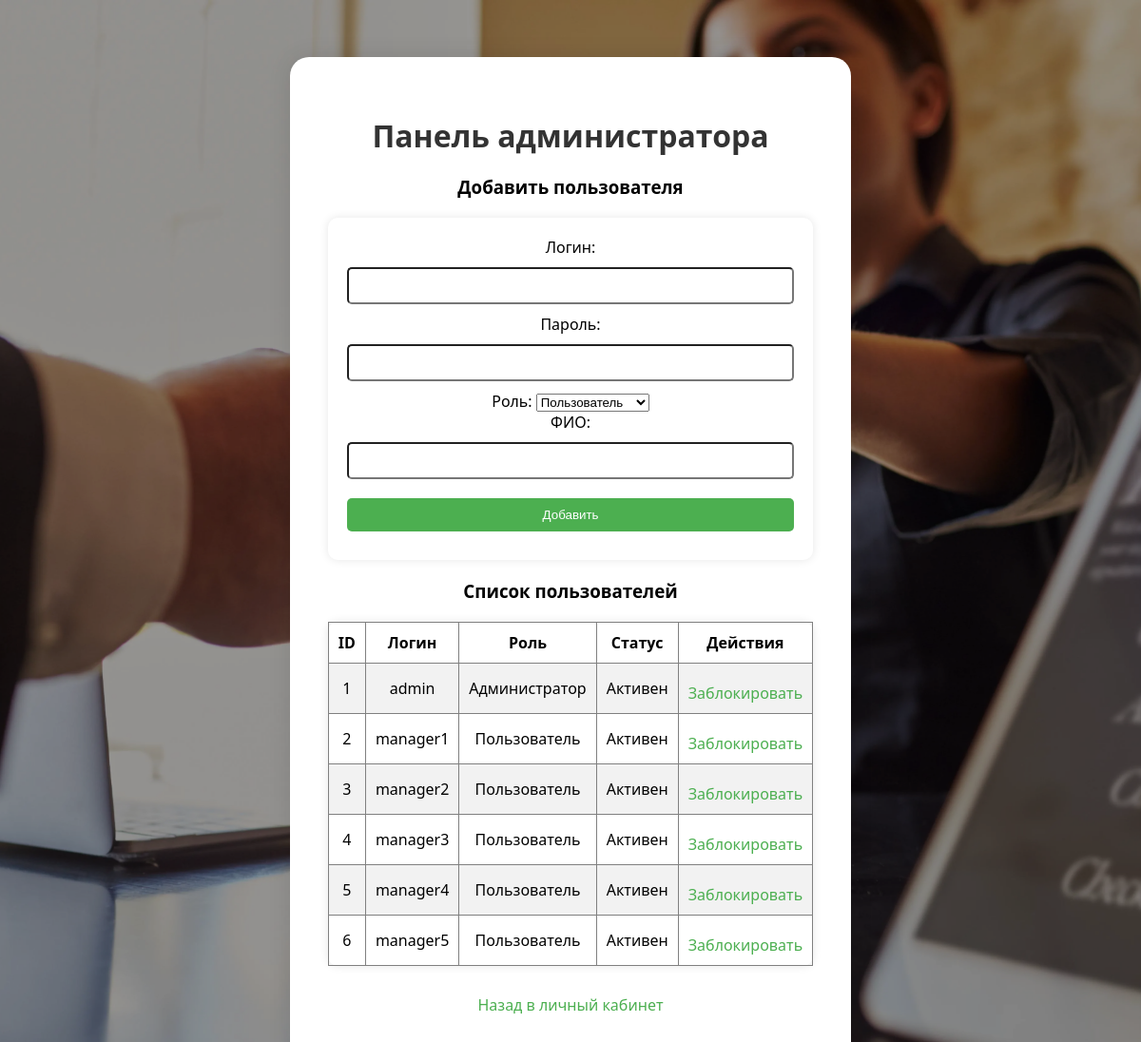
Screenshot of /01v/admin.php (signed in) with the database file from the repository.
### tables this page shows
CREATE TABLE `users` (
  `user_id` int(11) NOT NULL,
  `username` varchar(50) NOT NULL,
  `password` varchar(255) NOT NULL,
  `role` enum('user','admin') NOT NULL DEFAULT 'user',
  `is_blocked` tinyint(1) NOT NULL DEFAULT 0,
  `login_attempts` int(11) NOT NULL DEFAULT 0,
  `last_login_date` datetime DEFAULT NULL,
  `must_change_password` tinyint(1) NOT NULL DEFAULT 0,
  `full_name` varchar(100) DEFAULT NULL
);

### 01v/admin.php (the view, shortened to what this page needs)
<?php
require 'db.php';
$users = $mysqli->query("SELECT * FROM users ORDER BY user_id")->fetch_all(MYSQLI_ASSOC);
?>
<link rel="stylesheet" href="style.css">
<div class="welcome-container">
    <div class="welcome-box">
		<h1>Панель администратора</h1>
		<h3>Добавить пользователя</h3>
		<form method="post">
			<div>
				<label>Логин:</label>
				<input type="text" name="username" required>
			</div>
			<div>
				<label>Пароль:</label>
				<input type="text" name="password" required>
			</div>
			<div>
				<label>Роль:</label>
				<select name="role">
					<option value="user">Пользователь</option>
				</select>
			</div>
			<div>
				<label>ФИО:</label>
				<input type="text" name="full_name" required>
			</div>
			<button type="submit" name="add_user">Добавить</button>
		</form>
		<h3>Список пользователей</h3>
		<table border="1">
			<tr>
				<th>ID</th>
				<th>Логин</th>
				<th>Роль</th>
				<th>Статус</th>
				<th>Действия</th>
			</tr>
			<?php foreach ($users as $user): ?>
			<tr>
				<td><?= $user['user_id'] ?></td>
				<td><?= htmlspecialchars($user['username']) ?></td>
				<td><?= $user['role'] === 'admin' ? 'Администратор' : 'Пользователь' ?></td>
				<td><?= $user['is_blocked'] ? 'Заблокирован' : 'Активен' ?></td>
				<td>
					<a href="admin.php?toggle_block=<?= $user['user_id'] ?>">
						<?= $user['is_blocked'] ? 'Разблокировать' : 'Заблокировать' ?>
					</a>
				</td>
			</tr>
			<?php endforeach; ?>
		</table>
		<p><a href="dashboard.php">Назад в личный кабинет</a></p>
	</div>
</div>

### 01v/style.css (style rules this page uses)
form, table { max-width: 600px; margin: 20px auto; padding: 20px; background: white; border-radius: 10px; box-shadow: 0 0 10px rgba(0,0,0,0.1); }
input, button { padding: 10px; margin: 10px 0; width: 100%; box-sizing: border-box; border-radius: 5px; }
button { background: #4CAF50; border-radius: 5px; color: white; border: none; cursor: pointer; }
a { text-decoration: none; display: inline-block; margin-top: 10px; color: #4CAF50; }
table { border-collapse: collapse; }
table th, table td { padding: 10px; text-align: center; }
table tr:nth-child(even) { background-color: #f2f2f2; }
.welcome-container { display: flex; justify-content: center; margin-top: 60px; }
.welcome-box { max-width: 700px; background: #ffffff; padding: 40px; border-radius: 20px; text-align: center; box-shadow: 0 0 25px rgba(0,0,0,0.1); }
.welcome-box h1 { font-size: 32px; margin-bottom: 20px; color: #333; }

### rows the page displays
users: user_id "1", username "admin", role "Администратор", is_blocked "Активен"
users: user_id "2", username "manager1", role "Пользователь", is_blocked "Активен"
users: user_id "3", username "manager2", role "Пользователь", is_blocked "Активен"
users: user_id "4", username "manager3", role "Пользователь", is_blocked "Активен"
users: user_id "5", username "manager4", role "Пользователь", is_blocked "Активен"
users: user_id "6", username "manager5", role "Пользователь", is_blocked "Активен"
